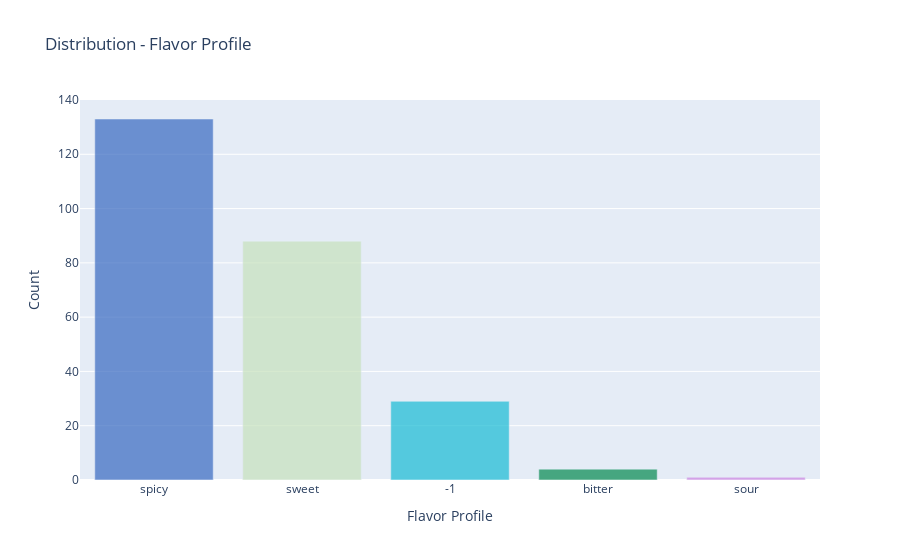

Here is the notebook cell this chart was saved with:
### Markdown cell above
# Distribution Of Flavor Profile

### Code cell
trace1 = go.Bar(x=data.flavor_profile.value_counts().index
          ,y=data.flavor_profile.value_counts().values
          ,marker=dict(color=random_color(len(data.flavor_profile.value_counts())))
          )

layout = go.Layout(title="Distribution - Flavor Profile",
                   xaxis=dict(title="Flavor Profile")
                  ,yaxis=dict(title="Count"))


figure = go.Figure(data=trace1,layout=layout)
iplot(figure)

### Figure 1 — Plotly figure (JSON) as saved in the notebook; plotly's stock layout.template omitted (floating-point values rounded to 4 significant figures)
{"data": [{"marker": {"color": ["rgba(55,104,192,0.7)", "rgba(199,225,189,0.7)", "rgba(24,187,212,0.7)", "rgba(3,137,79,0.7)", "rgba(204,132,226,0.7)"]}, "type": "bar", "x": ["spicy", "sweet", "-1", "bitter", "sour"], "y": [133, 88, 29, 4, 1]}], "layout": {"title": {"text": "Distribution - Flavor Profile"}, "xaxis": {"title": {"text": "Flavor Profile"}}, "yaxis": {"title": {"text": "Count"}}}}
